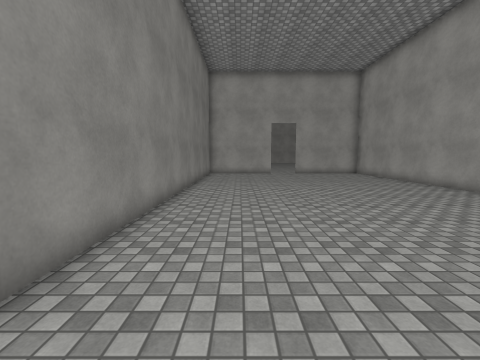
View 1 (above)

19 first-person views from a walk through a 3-D level made in the Unity game engine. The camera is 1.5 m above the floor, tilts 6° down and sees 90° across. The floor is counted in squares, 1 m on a side. Each view is taken from the middle of a square. On the plan, view 1 faces up. The plan holds only what a view shows up to about 13 squares ahead; the rest is blank. The place goes on beyond the plan. The player character is not drawn. Surface patterns are stand-ins for the level's own textures.

View 2
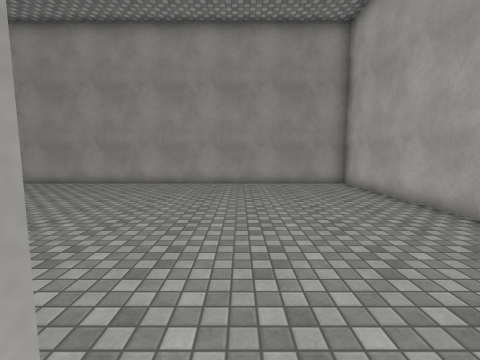

View 3
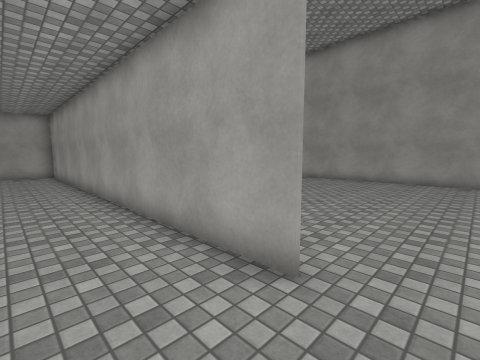

View 4
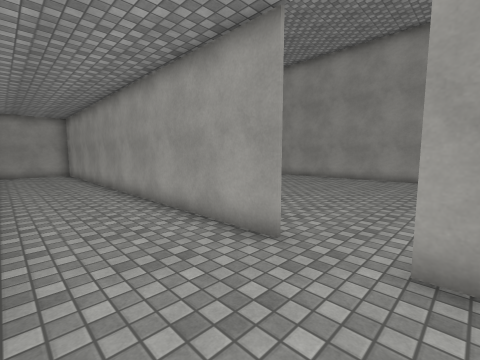

View 5
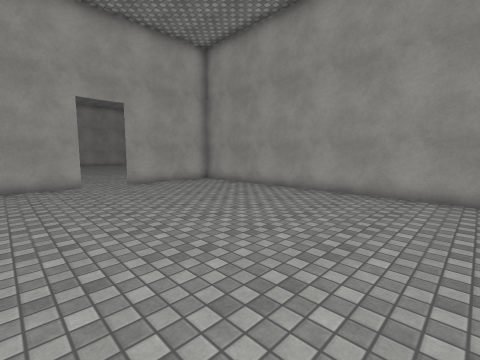

View 6
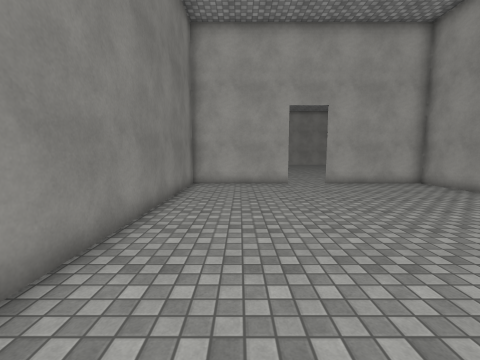

View 7
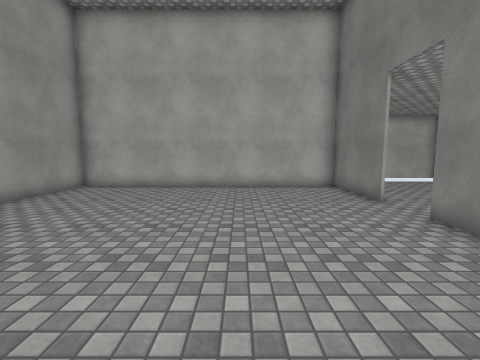

View 8
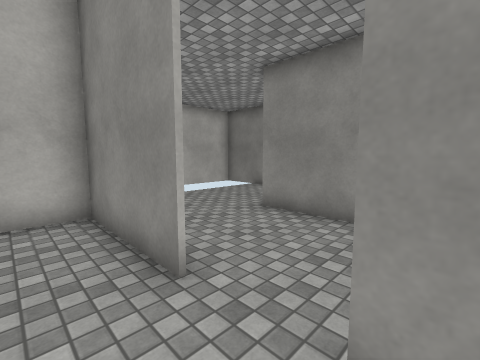

View 9
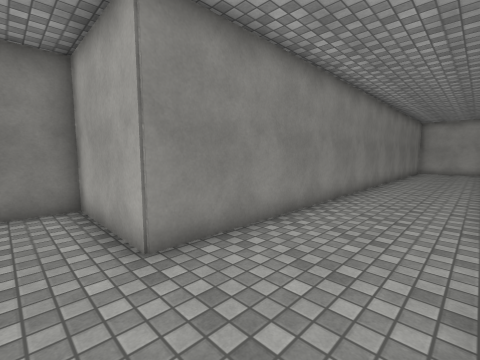

View 10
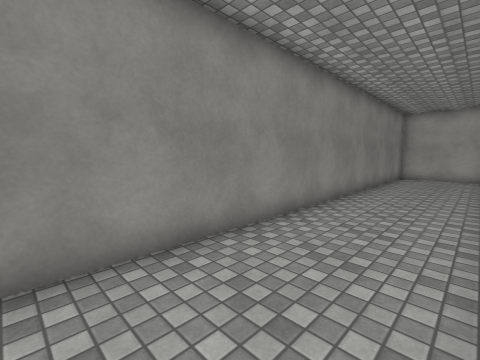

View 11
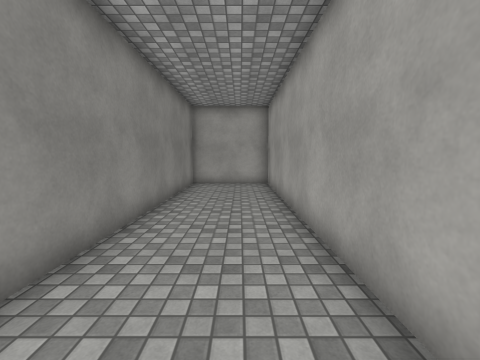

View 12
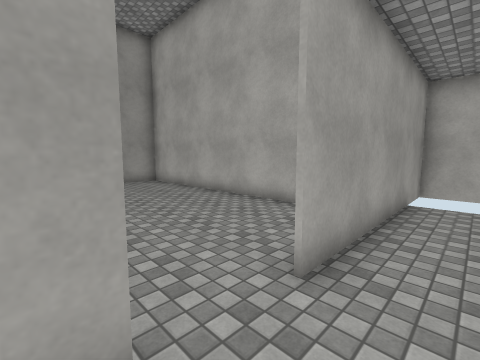

View 13
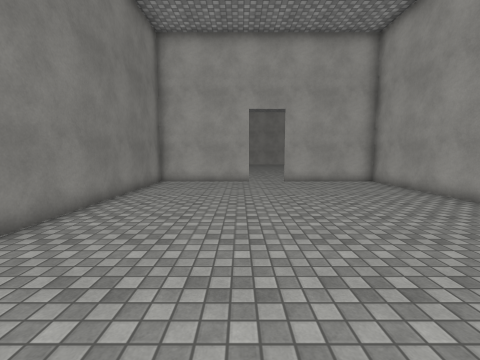

View 14
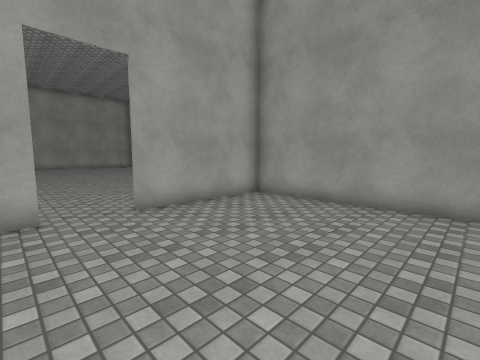

View 15
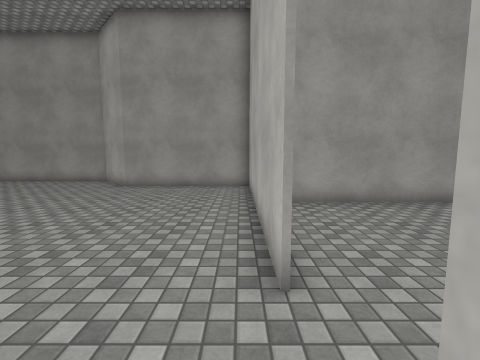

View 16
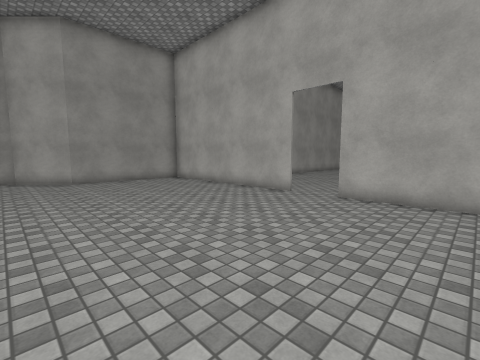

View 17
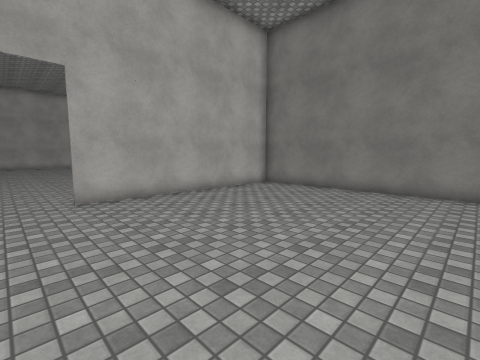

View 18
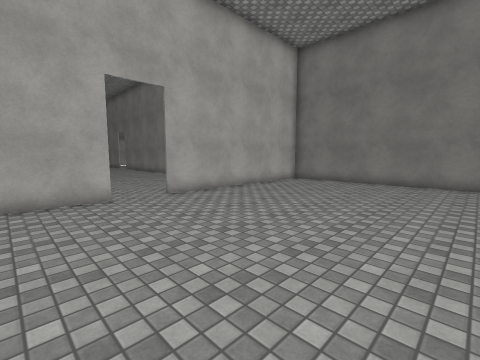

View 19
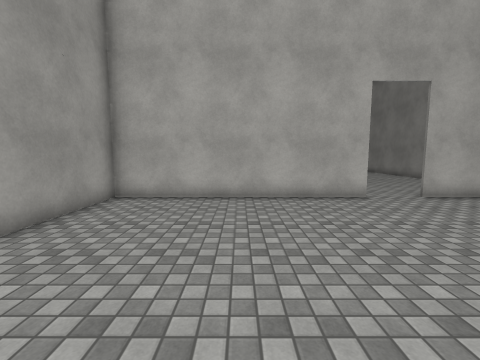

### Floor plan
Points are (right, up) in squares from view 1. A wall is a line through its corners. A room is listed if a view was taken in it or the views show most of it. See-through windows are left out.
Room 1 (views 1, 5, 6, 7, 8, 13, 14)
walls: (-2.4, -0.4) (-2.4, -4.5) (9.5, -4.5) (9.5, 19.4) (4.5, 19.4); (2.6, 19.4) (-1.9, 19.4); (-2.4, 19.4) (-2.4, 1.5)
ways out: opening at (-2, 0.5) to room 2; opening at (3.5, 19) to room 3
Room 2 (views 2, 3, 4, 9, 10, 11, 12)
walls: (-2.5, 1.4) (-2.5, 19.5); (-10.4, -5.8) (-10.4, -7); (-2.5, -7.5) (-2.5, -0.5); (-1.9, 19.4) (-6.4, 19.4) (-6.4, -2.5) (-10.4, -2.5) (-10.4, -4.1)
ways out: opening at (-2, 0.5) to room 1
Room 3 (views 15, 16, 17, 18, 19)
walls: (4.4, 19.6) (13.4, 19.6) (13.4, 25.5) (15.4, 27.5) (15.4, 28); (-6.1, 19.6) (2.5, 19.6); (-6.4, 28.1) (-6.4, 20)
ways out: opening at (3.5, 19) to room 1

Positions as (right, up) in squares from view 1, and headings:
1: (0, 0), facing up
2: (-3, 1), facing right
3: (-5, 0), facing up-right
4: (-6, -1), facing up-right
5: (0, 7), facing up-right
6: (0, 7), facing up
7: (2, 7), facing down
8: (-1, 2), facing down-left
9: (-3, -4), facing up-left
10: (-3, 2), facing up-left
11: (-4, 7), facing up
12: (-4, 2), facing down-right
13: (2, 6), facing up
14: (2, 13), facing up-right
15: (2, 20), facing right
16: (-1, 28), facing down-right
17: (4, 28), facing down-left
18: (7, 28), facing down-left
19: (9, 28), facing down
